Frame 1 (no input): blank canvas, image omitted
Frame 60 (the mouse pressed at the canvas centre just before this capture): blank canvas, image omitted
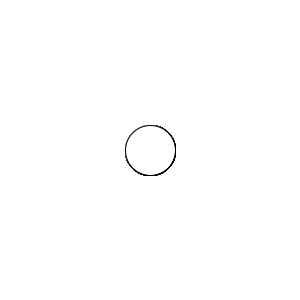
Frame 120 (the mouse held since frame 60 and released just before this capture)

The Processing sketch whose frames 1 and 60 were blank and that drew this single picture after the mouse press (run headless with seeded random() and noise(); from frame 60 on, the mouse is pressed at the canvas centre):

// Processing sketch: Programing1Lesson08Sample04
// ── Programing1Lesson08Sample04.pde
void setup() {
  size(300,300);
}

void draw() {
  if(mousePressed == true) { 
    ellipse(mouseX, mouseY, 50, 50);
  } else {
    background(255);
  }
}
 
